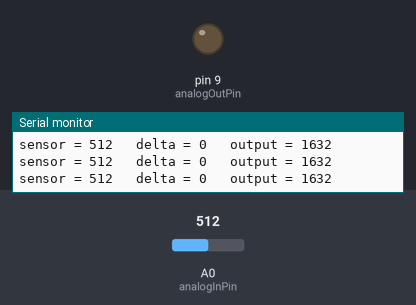
This sketch was run on a simulated Arduino Uno, built with avr-gcc and run on an emulated ATmega328P. On the bench: output pins drawn as LEDs (lit = HIGH), the last lines printed to the serial monitor. The inputs (shaded band) are chosen by the test bench; at power-on: A0 (analogInPin) = 512.

Above: at 1.2 s.
1.3 s: A0 (analogInPin) set to 20
At 3.39 s:
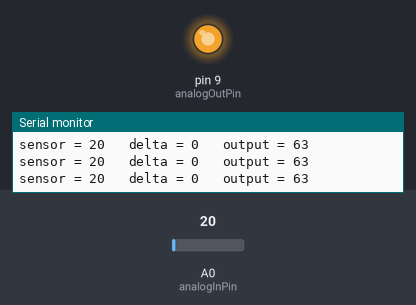
4.3 s: A0 (analogInPin) set to 122
At 4.9 s:
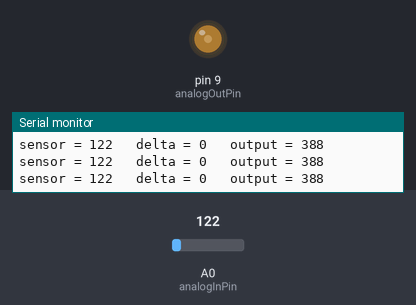
7.3 s: A0 (analogInPin) set to 0
At 8.77 s:
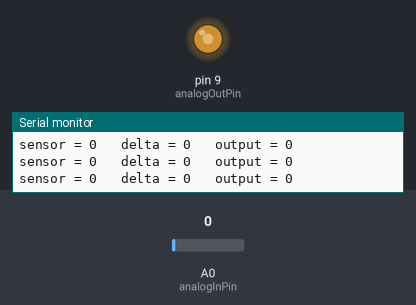
Timing chart, 0 to 16.3 s (numbered marks = the images above; inputs shaded):
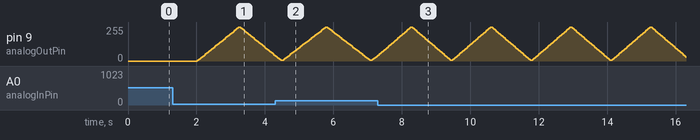

The sketch:

v04_Drucksensor_modeLevel1_ino.ino
```cpp
// These constants won't change.  They're used to give names
// to the pins used:
const int analogInPin = A0;  // Analog input pin that the potentiometer is attached to
const int analogOutPin = 9;  // Analog output pin that the LED is attached to

// instead of delay(10) at the end of the loop, the last analogRead-time
// is saved, to settle the analog-digital converter w/o interrupting the whole program
long lastAnalogReadTime = 0;


int sensorValue = 0;        // value read from the pot
int lastSensorValue = 0;    // saves the last messured value
int delta = 0;              // the difference between current and last sensor value
int lastDelta = 0;
int outputValue = 0;        // value output to the PWM (analog out)

//variables for the debounce
long lastDebounceTime = 0;  // the last time the delta was toggled
long debounceDelay = 50;    // the debounce time; increase if the output flickers


//VARIABLES FOR THE DIFFERENT MODES----
long timestamp = 0;

//modeIdle
int timeout = 2000;
int fadeLevel = 5;
int fadeAmount = 8;

//modeLevel1
int counter = 0;


//-------------------------------------

void setup() {
  // initialize serial communications at 9600 bps:
  Serial.begin(9600);
}

///////////////////////////////////////
// function for the idle mode
void modeIdle(){
  //swich direction of the fade amount, if borders are reached
  if(fadeLevel >= 255 || fadeLevel <= 0){
    fadeAmount = -fadeAmount;
    //if border also passed, it's nessasary to go back before writing the wrong signal
    fadeLevel = fadeLevel + fadeAmount;
  }

  //write the signalamount
  analogWrite(analogOutPin, fadeLevel);
  //calculate next level
  fadeLevel = fadeLevel + fadeAmount;
}
///////////////////////////////////////


///////////////////////////////////////
// function for the first effect level
void modeLevel1(int level){
  analogWrite(analogOutPin, level * 10);
}
///////////////////////////////////////


void loop() {
  // wait 10 milliseconds before the next messure
  // for the analog-to-digital converter to settle
  // after the last reading:
  if((millis() - lastAnalogReadTime) > 30){

    // read the analog in value:
    sensorValue = analogRead(analogInPin);
    //calculate the difference to the last value
    delta = sensorValue - lastSensorValue;
    lastSensorValue = sensorValue;
    lastAnalogReadTime = millis();


    // map it to the range of the analog out:
    outputValue = map(sensorValue, 0, 80, 0, 255);
    // change the analog out value if no bouncing:
    if(delta <= 0){
      // reset the debouncing timer
      lastDebounceTime = millis();
    }

  }

  if ((millis() - lastDebounceTime) > debounceDelay) {
    // whatever the delta is at, it's been there for longer
    // than the debounce delay, so switch to mode Level 1:

    //...and count the "number of jumps" for increasing effects
    //(counter will be reset after a while --> idle mode)
    counter = counter++;
    //...now switch to the funcion and send counter"
    modeLevel1(counter);


    //update the timestamp
    timestamp = millis();
    Serial.println("!!!");
  //if some time passes w/o any movement, switch to idle mode
  }else if((millis() - timestamp) > timeout){
    //therefor reset the counter for the effect level
    counter = 0;
    //and call idle function
    modeIdle();

}


  // print the results to the serial monitor:
  Serial.print("sensor = " );
  Serial.print(sensorValue);
  Serial.print("\t delta = " );
  Serial.print(delta);
  Serial.print("\t output = ");
  Serial.println(outputValue);


}
```
